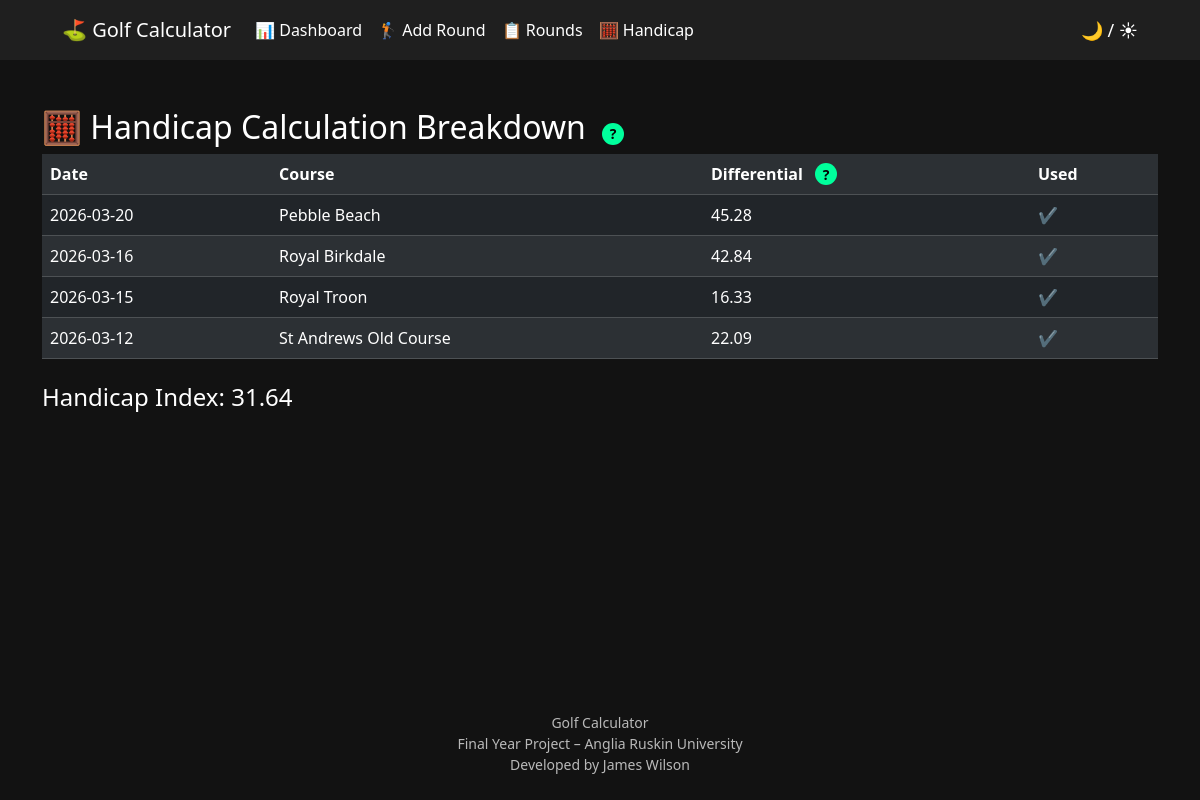
Page /handicap-details on the earlier database version.
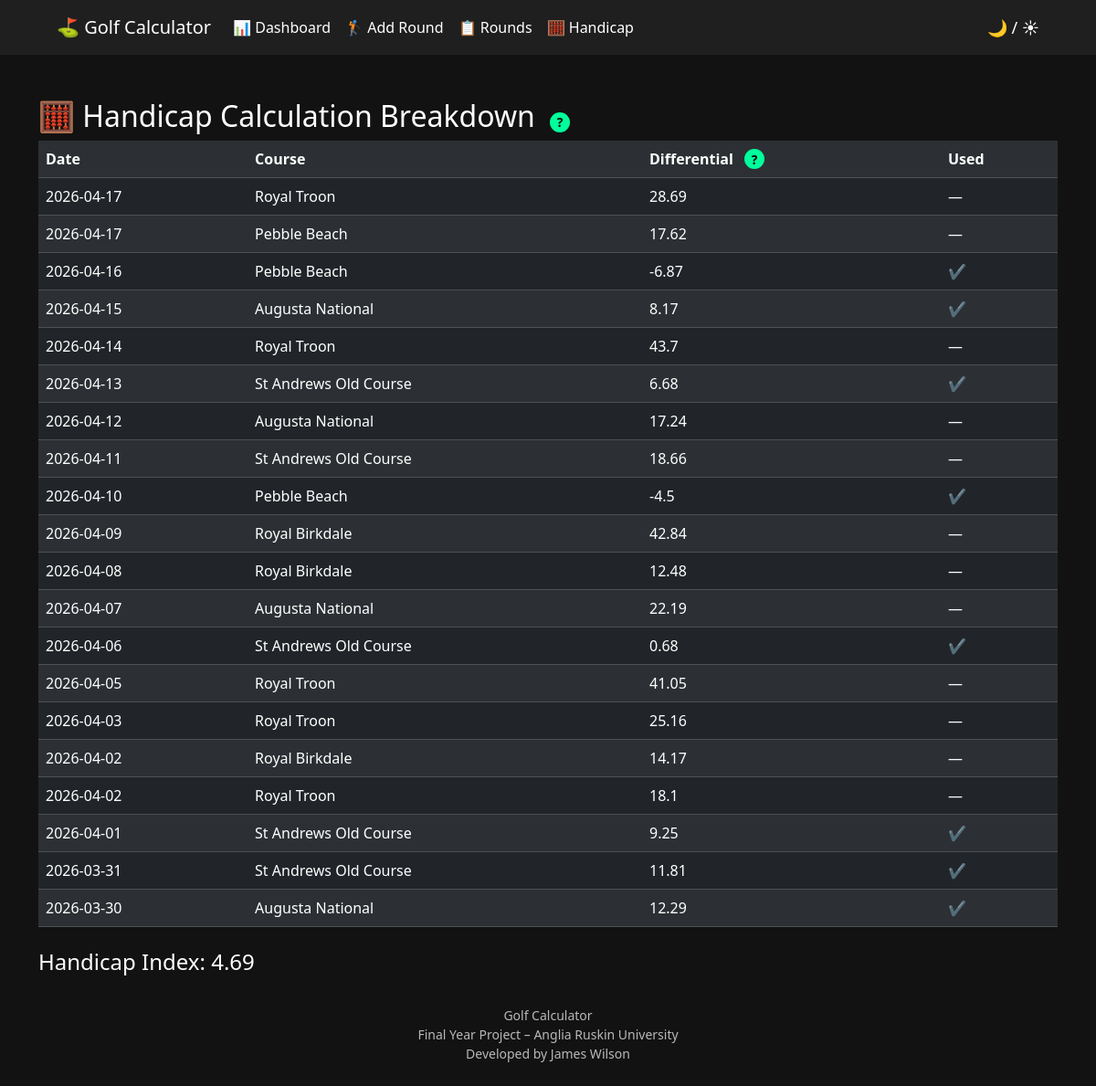
Same page on the later database version.
### tables this page shows
CREATE TABLE rounds (
        id INTEGER PRIMARY KEY AUTOINCREMENT,
        date TEXT,
        course TEXT,
        score INTEGER,
        course_rating REAL,
        slope_rating INTEGER,
        differential REAL
    );

### app.py (the view)
@app.route("/handicap-details")
def handicap_details():
    rounds = get_rounds()
    last20 = rounds[:20]
    differentials = [r[6] for r in last20]
    sorted_diffs = sorted(differentials)
    best8 = sorted_diffs[:8]
    handicap = None
    if best8:
        handicap = round(sum(best8) / len(best8), 2)
    return render_template(
        "handicap_details.html",
        rounds=last20,
        best8=best8,
        handicap=handicap
    )

### database.py (called while the page is built)
def get_rounds():
    conn = sqlite3.connect("golf.db")
    cursor = conn.cursor()
    cursor.execute("SELECT * FROM rounds ORDER BY date DESC")
    rounds = cursor.fetchall()
    conn.close()
    return rounds

### templates/handicap_details.html (shortened to what this page needs)
<!DOCTYPE html>
<html>
<head>
<link href="https://cdn.jsdelivr.net/npm/bootstrap@5.3.2/dist/css/bootstrap.min.css" rel="stylesheet">
</head>
<body id="page">
<nav class="navbar navbar-expand-lg custom-navbar">
<div class="container-fluid" style="max-width:1100px;">
<a class="navbar-brand text-white" href="/">⛳ Golf Calculator</a>
<div class="collapse navbar-collapse" id="navbarNav">
<ul class="navbar-nav me-auto mb-2 mb-lg-0">
<li class="nav-item">
<a class="nav-link text-white" href="/dashboard">📊 Dashboard</a>
</li>
<li class="nav-item">
<a class="nav-link text-white" href="/add-round">🏌️ Add Round</a>
</li>
<li class="nav-item">
<a class="nav-link text-white" href="/rounds">📋 Rounds</a>
</li>
<li class="nav-item">
<a class="nav-link text-white" href="/handicap-details">🧮 Handicap</a>
</li>
</ul>
<span class="mode-toggle" onclick="toggleMode()">🌙 / ☀</span>
</div>
</div>
</nav>
<div class="container mt-5">
<h2>
🧮 Handicap Calculation Breakdown
<button class="info-btn" onclick="toggleInfo('mainInfo')">?</button>
</h2>
<table class="table table-striped">
<tr>
<th>Date</th>
<th>Course</th>
<th>
Differential
<button class="info-btn" onclick="toggleInfo('diffInfo')">?</button>
</th>
<th>Used</th>
</tr>
{% for round in rounds %}
<tr class="{% if round[6] in best8 %}used{% endif %}">
<td>{{ round[1] }}</td>
<td>{{ round[2] }}</td>
<td>{{ round[6] }}</td>
<td>
{% if round[6] in best8 %}
✔
{% else %}
—
{% endif %}
</td>
</tr>
{% endfor %}
</table>
<h4 class="mt-4">Handicap Index: {{ handicap }}</h4>
</div>
<div class="footer">
Golf Calculator<br>
Final Year Project – Anglia Ruskin University<br>
Developed by James Wilson<br>
</div>
</body>
</html>

Differences in the rows shown:
removed rounds: date "2026-03-20", course "Pebble Beach", differential "45.28"
removed rounds: date "2026-03-16", course "Royal Birkdale", differential "42.84"
removed rounds: date "2026-03-15", course "Royal Troon", differential "16.33"
removed rounds: date "2026-03-12", course "St Andrews Old Course", differential "22.09"
added rounds: date "2026-04-17", course "Royal Troon", differential "28.69"
added rounds: date "2026-04-17", course "Pebble Beach", differential "17.62"
added rounds: date "2026-04-16", course "Pebble Beach", differential "-6.87"
added rounds: date "2026-04-15", course "Augusta National", differential "8.17"
added rounds: date "2026-04-14", course "Royal Troon", differential "43.7"
added rounds: date "2026-04-13", course "St Andrews Old Course", differential "6.68"
added rounds: date "2026-04-12", course "Augusta National", differential "17.24"
added rounds: date "2026-04-11", course "St Andrews Old Course", differential "18.66"
added rounds: date "2026-04-10", course "Pebble Beach", differential "-4.5"
added rounds: date "2026-04-09", course "Royal Birkdale", differential "42.84"
added rounds: date "2026-04-08", course "Royal Birkdale", differential "12.48"
added rounds: date "2026-04-07", course "Augusta National", differential "22.19"
added rounds: date "2026-04-06", course "St Andrews Old Course", differential "0.68"
added rounds: date "2026-04-05", course "Royal Troon", differential "41.05"
added rounds: date "2026-04-03", course "Royal Troon", differential "25.16"
added rounds: date "2026-04-02", course "Royal Birkdale", differential "14.17"
added rounds: date "2026-04-02", course "Royal Troon", differential "18.1"
added rounds: date "2026-04-01", course "St Andrews Old Course", differential "9.25"
added rounds: date "2026-03-31", course "St Andrews Old Course", differential "11.81"
added rounds: date "2026-03-30", course "Augusta National", differential "12.29"
Other differences:
{{ handicap }}: "31.64" → "4.69"
